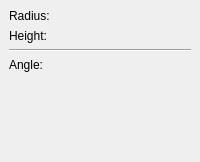
        <widget class="QWidget" name="Page2_cylinder">
         <layout class="QGridLayout">
          <property name="margin">
           <number>9</number>
          </property>
          <property name="spacing">
           <number>6</number>
          </property>
          <item row="2" column="0">
           <layout class="QHBoxLayout">
            <property name="spacing">
             <number>6</number>
            </property>
            <property name="margin">
             <number>0</number>
            </property>
            <item>
             <widget class="QLabel" name="label">
              <property name="text">
               <string>Angle:</string>
              </property>
             </widget>
            </item>
            <item>
             <widget class="Gui::QuantitySpinBox" name="cylinderAngle">
              <property name="unit" stdset="0">
               <string notr="true">deg</string>
              </property>
              <property name="value">
               <double>360.000000000000000</double>
              </property>
             </widget>
            </item>
           </layout>
          </item>
          <item row="1" column="0">
           <widget class="Line" name="line_2">
            <property name="frameShape">
             <enum>QFrame::HLine</enum>
            </property>
            <property name="frameShadow">
             <enum>QFrame::Sunken</enum>
            </property>
           </widget>
          </item>
          <item row="3" column="0">
           <spacer>
            <property name="orientation">
             <enum>Qt::Vertical</enum>
            </property>
            <property name="sizeType">
             <enum>QSizePolicy::Expanding</enum>
            </property>
            <property name="sizeHint" stdset="0">
             <size>
              <width>31</width>
              <height>81</height>
             </size>
            </property>
           </spacer>
          </item>
          <item row="0" column="0">
           <layout class="QGridLayout">
            <property name="margin">
             <number>0</number>
            </property>
            <property name="spacing">
             <number>6</number>
            </property>
            <item row="0" column="0">
             <widget class="QLabel" name="textLabel5">
              <property name="text">
               <string>Radius:</string>
              </property>
             </widget>
            </item>
            <item row="1" column="0">
             <widget class="QLabel" name="textLabel6">
              <property name="text">
               <string>Height:</string>
              </property>
             </widget>
            </item>
            <item row="1" column="1">
             <widget class="Gui::QuantitySpinBox" name="cylinderHeight">
              <property name="unit" stdset="0">
               <string notr="true">mm</string>
              </property>
              <property name="value">
               <double>10.000000000000000</double>
              </property>
             </widget>
            </item>
            <item row="0" column="1">
             <widget class="Gui::QuantitySpinBox" name="cylinderRadius">
              <property name="unit" stdset="0">
               <string notr="true">mm</string>
              </property>
              <property name="value">
               <double>2.000000000000000</double>
              </property>
             </widget>
            </item>
           </layout>
          </item>
         </layout>
        </widget>
